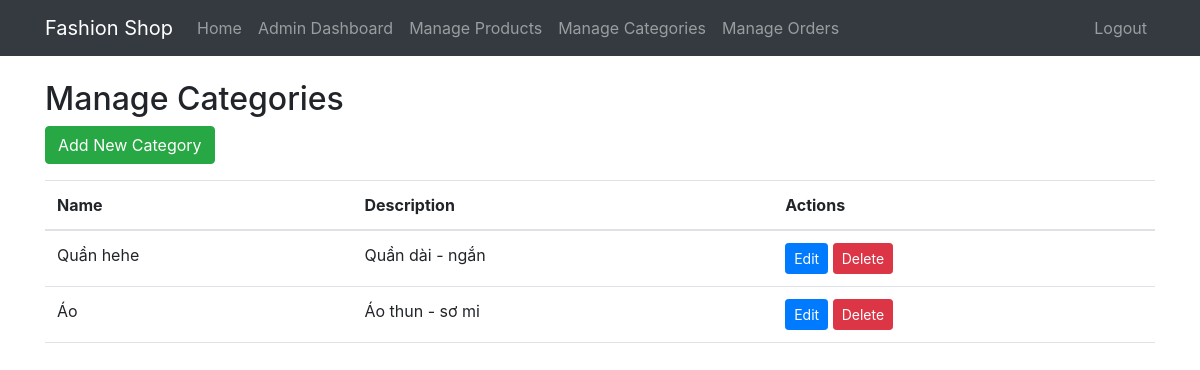
Page /admin/categories (signed in) on the committed database.
### app.py (models this page shows)
class Category(db.Model):
    id = db.Column(db.Integer, primary_key=True)
    name = db.Column(db.String(100), nullable=False)
    description = db.Column(db.Text)
    products = db.relationship('Product', backref='category', lazy=True)

### app.py (the view)
@app.route('/admin/categories')
@admin_required
def admin_categories():
    categories = Category.query.all()
    return render_template('admin/categories.html', categories=categories)

### app.py (called while the page is built)
def admin_required(f):
    @wraps(f)
    def decorated_function(*args, **kwargs):
        if not current_user.is_authenticated or not current_user.is_admin:
            flash('Bạn không có quyền truy cập trang này!', 'danger')
            return redirect(url_for('index'))
        return f(*args, **kwargs)
    return decorated_function

@login_manager.user_loader
def load_user(user_id):
    return User.query.get(int(user_id))

### templates/admin/categories.html
{% extends "base.html" %}
{% block content %}
<h2>Manage Categories</h2>
<a href="{{ url_for('admin_new_category') }}" class="btn btn-success mb-3">Add New Category</a>
<div class="table-responsive">
    <table class="table">
        <thead>
            <tr>
                <th>Name</th>
                <th>Description</th>
                <th>Actions</th>
            </tr>
        </thead>
        <tbody>
            {% for category in categories %}
            <tr>
                <td>{{ category.name }}</td>
                <td>{{ category.description }}</td>
                <td>
                    <a href="{{ url_for('admin_edit_category', category_id=category.id) }}" class="btn btn-primary btn-sm">Edit</a>
                    <form action="{{ url_for('admin_delete_category', category_id=category.id) }}" method="post" style="display: inline;">
                        <button type="submit" class="btn btn-danger btn-sm" onclick="return confirm('Are you sure you want to delete this category?')">Delete</button>
                    </form>
                </td>
            </tr>
            {% endfor %}
        </tbody>
    </table>
</div>
{% endblock %}

### rows in the picture
Category: name "Quần hehe", description "Quần dài - ngắn"
Category: name "Áo", description "Áo thun - sơ mi"
